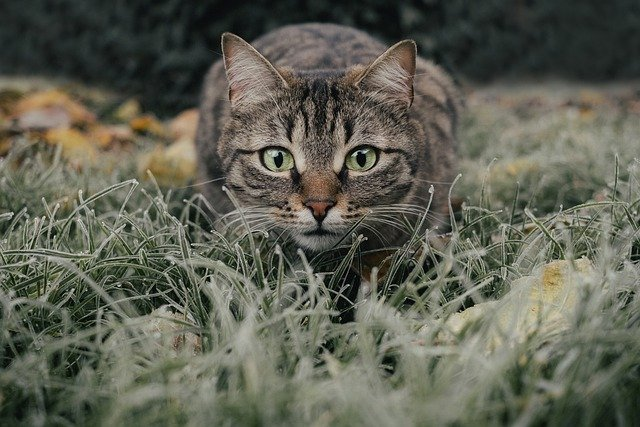
#> input picture homework/h3/cat.jpg, 640 x 427 px
$ jupyter execute --allow-errors Esposito_HW3.ipynb   (shell and % lines are left out)
#> lines starting #> are read from the running program, lines starting #| are printed output that depends on the picture
<center><h1> IFT-6758 : Data Science  </h1></center>
<center><h2> Fall - 2020 </h2></center>
<center><h3> Homework - 3 - Matteo Esposito</h3></center>

[Notebook](https://colab.research.google.com/drive/1p4SkPHkEe0IFsvdg1NEXC5i_FloTIeLO) due December 21, 2020 at [23.59 EST](https://www.worldtimebuddy.com/?qm=1&lid=6077243&h=6077243&date=2020-11-06&sln=23-24) as **PDF** on [Gradescope](https://www.gradescope.com/courses/179325/assignments/881881)

#**Choose ANY 2 of the 3 questions for answering.**

[cell 1]
#@title Imports (Run this cell first) { run: "auto" }
plotting_library = "matplotlib"
import pandas as pd
import numpy as np


import matplotlib.pyplot as plt
import seaborn as sns

# Uncomment this line below if using seaborn
#sns.set()


import random

import nltk
nltk.download('punkt')
#> (this line was passed over: nltk is not available in this run)
nltk.download('stopwords')
#> (this line was passed over: nltk is not available in this run)

path = 'https://raw.githubusercontent.com/Jhelum-Ch/DataScience_IFT6758/gh-pages/media/{}'

# Qn 1 : Natural Language Processing

**15 points** = $(3 + 4 + 2 + 4 + 2)$

In this section, you will try to implement functions to obtain the SVD embeddings of words from a text corpus. You will then compare it with Word2Vec.

Read lines from text file

[cell 2]
def read_text_and_labels(file_name):
    file = open(file_name)
    lines = file.read().splitlines()
    return [tuple(x.split("\t")) for x in lines]

#> (a cell that did not finish here is left out)

Tokenization

[cell 4]
from nltk.tokenize import word_tokenize

def tokenize(data):
  return [word_tokenize(item[0].lower()) for item in data]

Classification Labels extraction

[cell 5]
def extract_labels(data):
  return [item[-1] for item in data]

Normalization

[cell 6]
from nltk.corpus import stopwords
import string

from nltk.stem import SnowballStemmer
#> (the rest of this cell did not finish here and is left out)

[cell 7]
def normalize(tokens):
  normalized_tokens = []
  for token_list in tokens:
    normalized = [stemmer.stem(word) for word in token_list if word not in stopwords_english and word not in string.punctuation]
    normalized_tokens.append(normalized)
  return normalized_tokens

#> (a cell that did not finish here is left out)

###(a) Write a function that returns the word-document matrix based on the normalized tokens and any other parameters you would require. Note that each data sample (review) in the dataset can be considered as a document.

[cell 9]
def make_word_doc_matrix(data):
    #YOUR SOLUTION
    return word_doc_matrix

###(b) Write a function that transforms the review dataset into a dense embedding by representing each review with a dense vector extracted from SVD where dimension = 300.

[cell 10]
def svd_embedding(data):
    #YOUR SOLUTION
    # Call make_word_doc_matrix(data)
    return svd_embedding_data

### (c) Train a Linear SVC model on the dataset using these SVD document embedding representations and report the accuracy on the test-set.

### Just add code to compute `svd_train_set` and `svd_test_set` by calling relevant functions and data in the cell below. Then run the following cell.

#> (a cell that did not finish here is left out)

[cell 12]
from sklearn.svm import LinearSVC

classifier = LinearSVC(random_state=0, tol=1e-5)

#> (the rest of this cell did not finish here and is left out)

The cell below downloads a minimal pretrained word embeddings model from Google News dataset. The model includes embeddings for 100,000 words and phrases. (It will take a while)

[cell 13]
#Uncomment next line if running locally and not on colab
#!pip install gdown

The model is loaded using gensim:

[cell 14]
import gensim.models

#> (the rest of this cell did not finish here and is left out)

Example of getting the word vector of a word

#> (a cell that did not finish here is left out)

Getting (top) similar words from the model. We see that the figures indicate the 'similarity score' or dot product of different word vectors.

#> (a cell that did not finish here is left out)

### (d) Identify **FOUR interesting pairs of words** which exist both in the vocabulary of the SVD word embeddings and the Word2Vec embeddings that we have here. Compute the similarity score of the pairs of words in each case (in their respective embedding spaces).

###Reason about which of these two embeddings you would use for a sentiment classification task.

###(e) Identify any 4 reviews **correctly** classified as positive (with respect to sentiment analysis) by the `classifier` in (c) with the SVD *document embeddings* from the `test_data`. In each of these reviews highlight 1 word *in each case* that you think should have lead to a positive prediction. Verify if these 4 words have any similarity relationships as revealed by their SVD *word embedding* representations.

# Qn 2 : Computer Vision

**15 points** = $(1.5 + 1 + 1.5 + 1.5 + 1 + 1.5 + 4 + 3)$

In this section, you will add lines of code to transform a sample image using different filters and see their impact on the prediction by a pretrained image recognition model.

Import of `cv2`

[cell 17]
import cv2
from google.colab.patches import cv2_imshow

Download the image file `cat.jpg`

###(a) Read the RGB image and store it in a variable `raw_image`. Resize `raw_image` to have dimensions `224 x 224` with the same RGB channels and store this in the same variable `image` and **display** it.

[cell 18]
raw_image = cv2.imread("cat.jpg") ## YOUR SOLUTION
#> raw_image is the input picture: shape (427, 640, 3); mean B, G, R 82.9, 96, 94.6
image = cv2.resize(raw_image,(224, 224)) ## YOUR SOLUTION
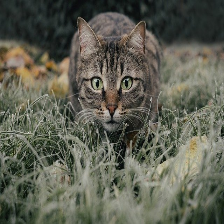
#> image: shape (224, 224, 3); mean B, G, R 82.8, 95.9, 94.4

[cell 19]
cv2_imshow(image)

###(b) Convert the `image` into a grayscale image, store it in the variable `grayscale` and display it.

[cell 20]
grayscale = cv2.cvtColor(image, code=cv2.COLOR_RGB2GRAY) ## YOUR SOLUTION
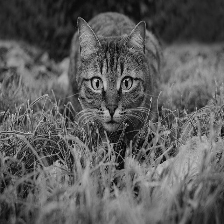
#> grayscale: shape (224, 224); min 2, max 230, mean 91.8
cv2_imshow(grayscale)

###(c) Consider the image in RGB and generate three images (`r_inverted`, `g_inverted`, `b_inverted`) where in each one the colors of one channel is inverted. **Display** each of the inverted images.

[cell 21]
inverted = cv2.bitwise_not(image)
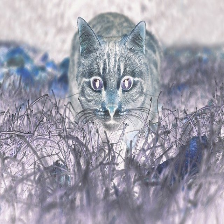
#> inverted: shape (224, 224, 3); mean B, G, R 172.2, 159.1, 160.6

[cell 22]
r_inverted = image.copy()
r_inverted[:,:,0] = inverted[:,:,0]
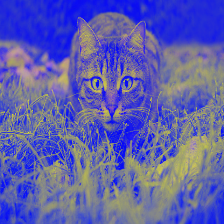
#> r_inverted: shape (224, 224, 3); mean B, G, R 172.2, 95.9, 94.4
cv2_imshow(r_inverted)

[cell 23]
g_inverted = image.copy()
g_inverted[:,:,1] = inverted[:,:,1]
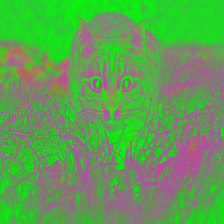
#> g_inverted: shape (224, 224, 3); mean B, G, R 82.8, 159.1, 94.4
cv2_imshow(g_inverted)

[cell 24]
b_inverted = image.copy()
b_inverted[:,:,2] = inverted[:,:,2]
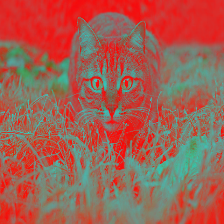
#> b_inverted: shape (224, 224, 3); mean B, G, R 82.8, 95.9, 160.6
cv2_imshow(b_inverted)

###(d) Implement a filter that makes the image 50% lighter and the filter that makes it 50% darker. Make sure to run the cell below to store the results of applying these filters on `image`.

###**Display** the resulting images.

[cell 25]
img_hsv = cv2.cvtColor(image, cv2.COLOR_BGR2HSV)
#> img_hsv: shape (224, 224, 3); mean H, S, V 42.1, 47.4, 98.7
img_hsv.shape
cv2_imshow(img_hsv)

[cell 26]
cv2.__version__

[cell 27]
img_hsv[:, :, 1]

[cell 28]
def lightening_filter(img):
    # Make the image 50% lighter
    # YOUR SOLUTION
    lighter_image = np.clip((img + img/2).astype(int), 0, 255)
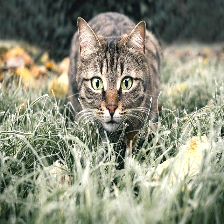
#> lighter_image: shape (224, 224, 3) int64; mean B, G, R 123.9, 143.3, 140.9
    return lighter_image

def darkening_filter(img):
    # Make the image 50% darker
    # YOUR SOLUTION
    darker_image = np.clip((img - img/2).astype(int), 0, 255)
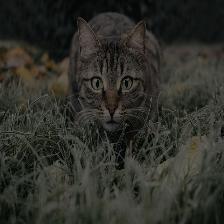
#> darker_image: shape (224, 224, 3) int64; mean B, G, R 41.1, 47.7, 47
    return darker_image

[cell 29]
lighter_image = lightening_filter(image)
darker_image = darkening_filter(image)

[cell 30]
cv2_imshow(lighter_image)

[cell 31]
cv2_imshow(darker_image)

### (e) Implement a filter that transforms an image into its mirror image about the lateral axis. Run the following cell to apply this filter on `image` and store it as `mirror_filter`. ###

###Apply this filter to the image and **display** the output by running the next cell.

[cell 32]
def mirror_filter(img):
    mirror_image = img.copy()
    mirror_image = cv2.flip(mirror_image, 0)
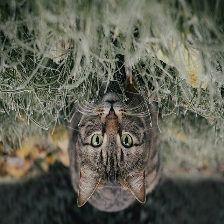
#> mirror_image: shape (224, 224, 3); mean B, G, R 82.8, 95.9, 94.4
    return mirror_image

[cell 33]
mirror_image = mirror_filter(image)
cv2_imshow(mirror_image)

### (f) Write a function that applies a 3 x  3 mean filter on the image. Mean filter is a simple sliding window that replaces the center pixel value with the average of all pixel values in the window. Note that the border pixels remain unchanged.

### Apply this filter to the image and **display** the output by running the next cell.

[cell 34]
def mean_filter(img):
    # Apply 3 x  3 mean filter
    # YOUR SOLUTION
    mean_kernel = np.ones((3,3), np.float32)/9 # as per https://docs.opencv.org/master/d4/d13/tutorial_py_filtering.html
    mean_filtered_image = cv2.filter2D(img, -1, mean_kernel)
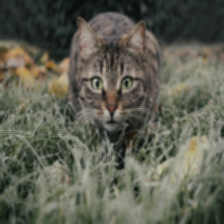
#> mean_filtered_image: shape (224, 224, 3); mean B, G, R 82.8, 95.9, 94.4
    return mean_filtered_image
